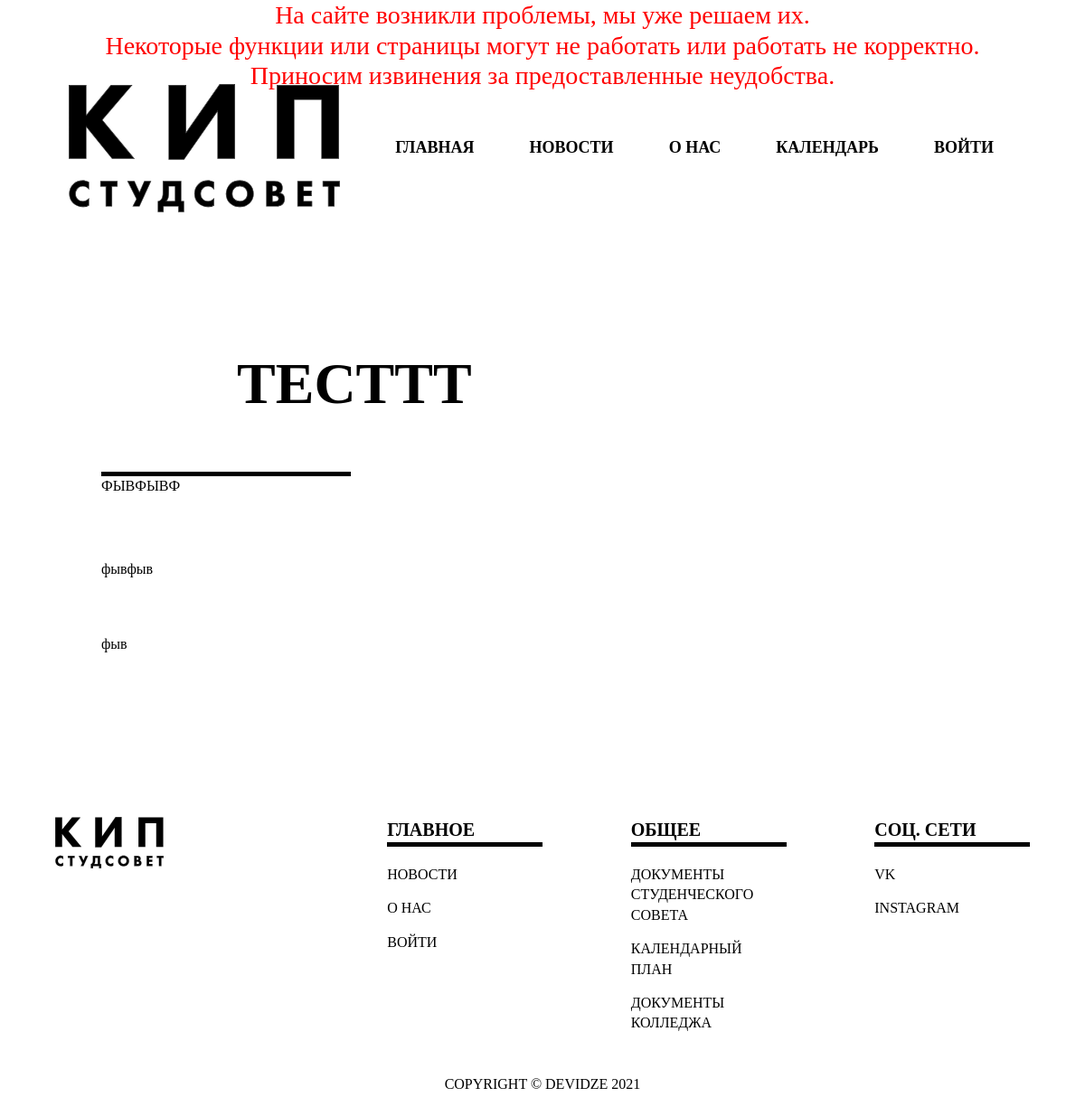
Screenshot of /more/6/ with the database file from the repository.
### accounts/models.py (models this page shows, shortened)
class More(models.Model):
    tags        = models.ForeignKey(Tag, null = True, blank = True, on_delete = models.SET_NULL)
    name        = models.CharField(max_length=200,  blank=True, null=True)
    goals       = RichTextField(max_length=200, blank=True, null=True)
    main_text   = RichTextField(max_length=300, blank=True, null=True)
    text        = RichTextField(max_length=1000, blank=True, null=True)

### accounts/views.py (the view)
# urls.py: path('more/<str:pk_test>/', views.more, name="more"),
def more(request, pk_test):
    field = More.objects.get(id=pk_test)
    context = {
        'field':field
    }
    return render(request, 'accounts/pages/more.html', context)

### accounts/templates/accounts/pages/more.html
{% extends 'accounts/main.html' %}
{% load static %}
{% block content %}
<section class="promo row">
    <div class="col-12 col-sm-7 promo-header">
        {{field.name}}
    </div>
</section>
<section class="info row">
    <div class="col-1 col-xs-0 col-sm-1"></div>
    <div class="col-xs-6 col-sm-10 col-md-5 col-lg-3 info-boxes">
        <div class="row">
            <div class="info-box">
                <div class="info-author-header">{{field.goals | safe}}</div>
                <div class="info-text">{{field.main_text | safe}}</div>
            </div>
            <div class="info-box">
                <div class="info-text">{{field.text | safe}}</div>
            </div>
        </div>
    </div>
    <div class="col-xs-0 col-sm-2 col-md-1 col-lg-2"></div>
    <div class="col-xs-0 col-md-1"></div>
</section>
{% endblock %}

### static/css/styles.css (style rules this page uses)
body { min-width: 400px; }
@media all { .promo { margin-bottom: 50px; display: flex; justify-content: center; } }
@media all { .info { margin-bottom: 100px; } }
@media all { .info-author-header { margin-bottom: 90px; } }
@media all { .info-box { margin-bottom: 50px; } }
@media (max-width: 3840px) { .info { margin-bottom: 100px; } }
@media (max-width: 3840px) { .info-box { margin-bottom: 100px; } }
@media (max-width: 1440px) { .info { margin-bottom: 100px; } }
@media (max-width: 1440px) { .info-box { margin-bottom: 50px; } }
@media (max-width: 1440px) { .info-text { margin-top: -20px; margin-bottom: 30px; } }

### rows the page displays
More: name "ТЕСТТТ", goals "ФЫВФЫВФ", main_text "фывфыв", text "фыв"
